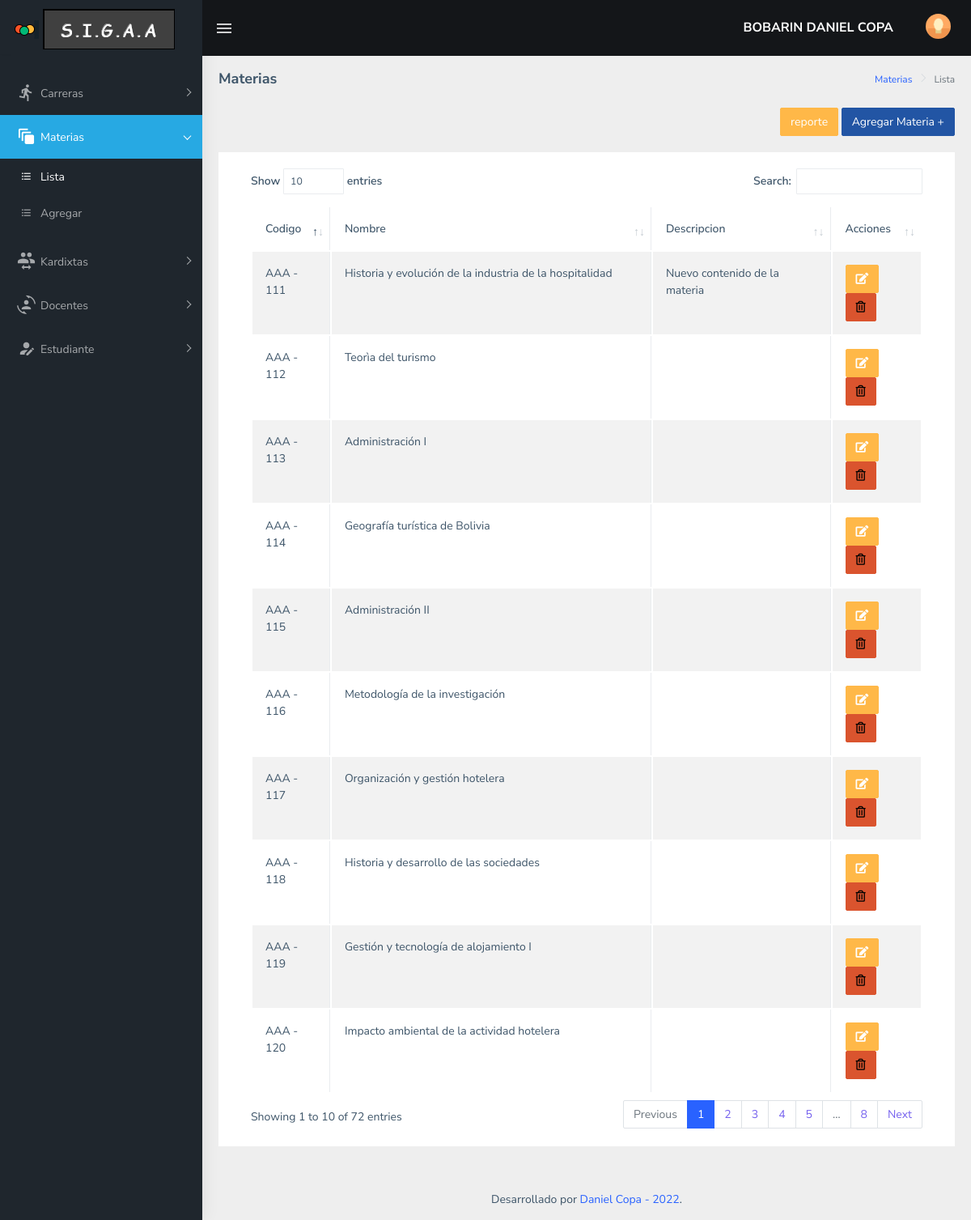
The page /web/Views/materia.lista.php (signed in) on the database its author committed.
### tables this page shows
CREATE TABLE `persona` (
  `id` int(11) NOT NULL,
  `ci` varchar(10) NOT NULL,
  `paterno` varchar(255) NOT NULL,
  `materno` varchar(255) NOT NULL,
  `nombres` varchar(255) NOT NULL,
  `celular` varchar(10) NOT NULL,
  `nacimiento` date NOT NULL,
  `direccion` varchar(255) NOT NULL,
  `foto` varchar(255) NOT NULL,
  `estado` varchar(255) NOT NULL,
  `correo` varchar(50) DEFAULT NULL
);

CREATE TABLE `materia` (
  `id` int(11) NOT NULL,
  `nombre` varchar(255) NOT NULL,
  `cod_materia` varchar(255) NOT NULL,
  `descripcion` varchar(255) NOT NULL
);

### web/Controllers/controller.materia.lista.php (called while the page is built, shortened)
<?php
include("../Global/conexion.php");
$sentencia = $pdo->prepare("SELECT * FROM materia");
$sentencia -> execute();
$listaMaterias = $sentencia->fetchAll(PDO::FETCH_ASSOC);
?>

### web/Views/materia.lista.php (the view, shortened to what this page needs)
<?php
include("../Controllers/controller.materia.lista.php");
include("../Global/head.php");
include("../Global/sidebar.php");
?>
        <div class="page-wrapper">
            <div class="page-breadcrumb">
                <div class="row">
                    <div class="col-12 d-flex no-block align-items-center">
                        <h4 class="page-title">Materias</h4>
                        <div class="ms-auto text-end">
                            <nav aria-label="breadcrumb">
                                <ol class="breadcrumb">
                                    <li class="breadcrumb-item"><a href="#">Materias</a></li>
                                    <li class="breadcrumb-item active" aria-current="page">Lista</li>
                                </ol>
                            </nav>
                        </div>
                    </div>
                </div>
                <div align="right"><br>
                <form action="materia.add.php" method="post">
                <button value="btnpdfGenera" type="submit" class="btn btn-warning btn-flat" name="accion">reporte</button>
                    <button type="submit" class="btn btn-info text-white pull-right">Agregar Materia +</button>
                </form>
                </div>
            </div>
            <div class="container-fluid">
                <div class="row">
                    <div class="col-lg-12">
                        <div class="card">
                            <div class="card-body">
                                <div class="table-responsive">
                                    <table id="zero_config" class="table table-striped table-bordered">
                                        <thead>
                                            <tr>
                                                <th>Codigo</th>
                                                <th>Nombre</th>
                                                <th>Descripcion</th>
                                                <th>Acciones</th>
                                            </tr>
                                        </thead>
                                        <tbody>
                                            <?php foreach($listaMaterias as $materia){ ?>
                                                <tr>
                                                    <td><?php echo $materia['cod_materia']; ?></td>
                                                    <td><?php echo $materia['nombre']; ?></td>
                                                    <td><?php echo $materia['descripcion'];?></td>
                                                    <td>
                                                        <form action="" method="post">
                                                            <button value="btnEditar" type="submit" class="btn btn-warning btn-flat" name="accion"><i class="fas fa-edit"></i></button>
                                                            <button value="btnEliminar" onclick="return Confirmar('¿Borrar materia?');" type="submit" class="btn btn-danger btn-flat" name="accion"><i class="far fa-trash-alt"></i></button>
                                                        </form>
                                                    </td>
                                                </tr>
                                            <?php } ?>
                                        </tbody>
                                    </table>
                                </div>
                            </div>
                        </div>
                    </div>
                </div>
            </div>
            <?php include("../Global/footer.php"); ?>
        </div>
<?php
include("../Global/foot.php");
?>

### web/Global/head.php (shortened to what this page needs)
<?php
$persona_id = $_SESSION['usuario']['persona_id'];
$sentencia = $pdo -> prepare("SELECT * FROM persona WHERE id = :id ");
$sentencia -> bindParam(':id', $persona_id);
$sentencia -> execute();
$persona = $sentencia -> fetch(PDO::FETCH_ASSOC);
?>
<!DOCTYPE html>
<html dir="ltr" lang="en">
<head>
    <link href="../../assets/libs/flot/css/float-chart.css" rel="stylesheet">
    <link href="../../dist/css/style.min.css" rel="stylesheet">
    <link href="../../assets/libs/datatables.net-bs4/css/dataTables.bootstrap4.css" rel="stylesheet">
    <link href="../../assets/libs/jquery-steps/jquery.steps.css" rel="stylesheet">
    <link href="../../assets/libs/jquery-steps/steps.css" rel="stylesheet">
</head>
<body>
    <div id="main-wrapper" data-layout="vertical" data-navbarbg="skin5" data-sidebartype="full"
        data-sidebar-position="absolute" data-header-position="absolute" data-boxed-layout="full">
        <header class="topbar" data-navbarbg="skin5">
            <nav class="navbar top-navbar navbar-expand-md navbar-dark">
                <div class="navbar-header" data-logobg="skin5">
                    <a class="navbar-brand" href="#">
                        <b class="logo-icon ps-2">
                            <img src="../../assets/images/logo-icon.png" alt="homepage" class="light-logo" />
                        </b>
                        <span class="logo-text">
                            <img src="../../assets/images/logo-text.png" alt="homepage" class="light-logo" />
                        </span>
                    </a>
                </div>
                <div class="navbar-collapse collapse" id="navbarSupportedContent" data-navbarbg="skin5">
                    <ul class="navbar-nav float-start me-auto">
                        <li class="nav-item d-none d-lg-block"><a
                                class="nav-link sidebartoggler waves-effect waves-light" href="javascript:void(0)"
                                data-sidebartype="mini-sidebar"><i class="mdi mdi-menu font-24"></i></a></li>
                    </ul>
                    <ul class="navbar-nav float-end">
                        <li>
                            <div style="width:100%; margin: 25px; auto;">
                                <h5 style="color:White;"><?php echo $persona['nombres']." ".$persona['paterno']." ".$persona['materno']; ?></h5>
                            </div>
                        </li>
                        <li class="nav-item dropdown">
                            <a class="nav-link dropdown-toggle text-muted waves-effect waves-dark pro-pic" href="#" id="navbarDropdown" role="button" data-bs-toggle="dropdown" aria-expanded="false">
                                <img src="../../assets/images/users/1.jpg" alt="user" class="rounded-circle" width="31">
                            </a>
                        </li>
                    </ul>
                </div>
            </nav>
        </header>

### rows shown on the page
persona: nombres "BOBARIN", paterno "DANIEL", materno "COPA"
materia: cod_materia "AAA - 111", nombre "Historia y evolución de la industria de la hospitalidad", descripcion "Nuevo contenido de la materia"
materia: cod_materia "AAA - 112", nombre "Teorìa del turismo"
materia: cod_materia "AAA - 113", nombre "Administración I"
materia: cod_materia "AAA - 114", nombre "Geografía turística de Bolivia"
materia: cod_materia "AAA - 115", nombre "Administración II"
materia: cod_materia "AAA - 116", nombre "Metodología de la investigación"
materia: cod_materia "AAA - 117", nombre "Organización y gestión hotelera"
materia: cod_materia "AAA - 118", nombre "Historia y desarrollo de las sociedades"
materia: cod_materia "AAA - 119", nombre "Gestión y tecnología de alojamiento I"
materia: cod_materia "AAA - 120", nombre "Impacto ambiental de la actividad hotelera"
